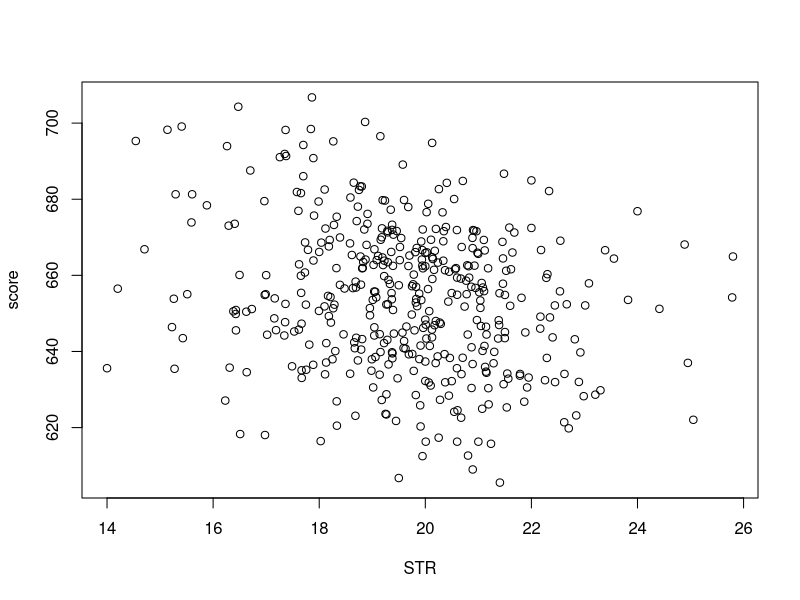
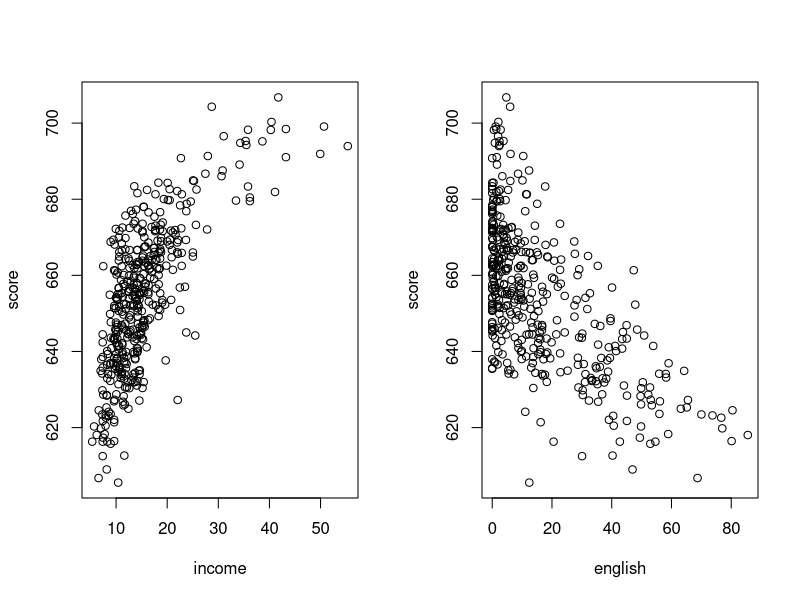

Recreate these plots in R, in order.
## ---- chunk 1
library(knitr)
mydata = data.frame(
 person = c(1, 2, 3, 4, 5),
 wage = c(18.22, 23.85, 10.00, 6.39, 7.42),
 education = c(16, 18, 16, 13, 14),
 female = c(1, 0, 1, 0, 0)
) 
kable(mydata, align = 'c')
## ---- chunk 2
library(AER)
## ---- chunk 3
data(CASchools, package = "AER")
## ---- chunk 4
head(CASchools)
## ---- chunk 5
class(CASchools)
## ---- chunk 6
str(CASchools)
## ---- chunk 7
mydata = CASchools[,c("students", "teachers", "english", "income", "math", "read")]
head(mydata)
## ---- chunk 8
library(dplyr)
CASchools |> select(students, teachers, english, income, math, read) |> head()
## ---- chunk 9
# compute student-teacher ratio and append it to mydata
mydata$STR = mydata$students/mydata$teachers 
# compute test score and append it to mydata
mydata$score = (mydata$read+mydata$math)/2   
## ---- chunk 10
# append HiEL to mydata
mydata$HiEL = (mydata$english >= 10) |> as.numeric()
## ---- chunk 11
plot(score~STR, data = mydata)
## ---- chunk 12
par(mfrow = c(1,2))
plot(score~income, data = mydata)
plot(score~english, data = mydata)
